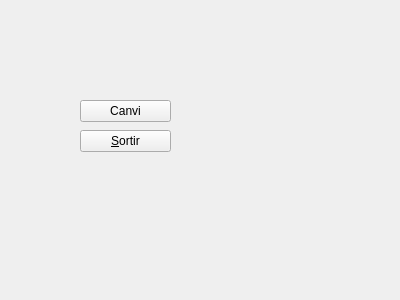
<?xml version="1.0" encoding="UTF-8"?>
<ui version="4.0">
 <class>Form</class>
 <widget class="QWidget" name="Form">
  <property name="geometry">
   <rect>
    <x>0</x>
    <y>0</y>
    <width>400</width>
    <height>300</height>
   </rect>
  </property>
  <property name="windowTitle">
   <string>Form</string>
  </property>
  <widget class="MyLabel" name="label">
   <property name="geometry">
    <rect>
     <x>70</x>
     <y>20</y>
     <width>121</width>
     <height>61</height>
    </rect>
   </property>
   <property name="text">
    <string/>
   </property>
  </widget>
  <widget class="QPushButton" name="pushButton">
   <property name="geometry">
    <rect>
     <x>80</x>
     <y>100</y>
     <width>91</width>
     <height>22</height>
    </rect>
   </property>
   <property name="text">
    <string>Canvi</string>
   </property>
  </widget>
  <widget class="QPushButton" name="pushButton_2">
   <property name="geometry">
    <rect>
     <x>80</x>
     <y>130</y>
     <width>91</width>
     <height>22</height>
    </rect>
   </property>
   <property name="text">
    <string>&amp;Sortir</string>
   </property>
  </widget>
 </widget>
 <customwidgets>
  <customwidget>
   <class>MyLabel</class>
   <extends>QLabel</extends>
   <header location="global">MyLabel.h</header>
   <slots>
    <slot>CanviColor()</slot>
   </slots>
  </customwidget>
 </customwidgets>
 <resources/>
 <connections>
  <connection>
   <sender>pushButton_2</sender>
   <signal>clicked()</signal>
   <receiver>Form</receiver>
   <slot>close()</slot>
   <hints>
    <hint type="sourcelabel">
     <x>155</x>
     <y>140</y>
    </hint>
    <hint type="destinationlabel">
     <x>284</x>
     <y>152</y>
    </hint>
   </hints>
  </connection>
  <connection>
   <sender>pushButton</sender>
   <signal>clicked()</signal>
   <receiver>label</receiver>
   <slot>CanviColor()</slot>
   <hints>
    <hint type="sourcelabel">
     <x>130</x>
     <y>109</y>
    </hint>
    <hint type="destinationlabel">
     <x>122</x>
     <y>70</y>
    </hint>
   </hints>
  </connection>
 </connections>
</ui>
